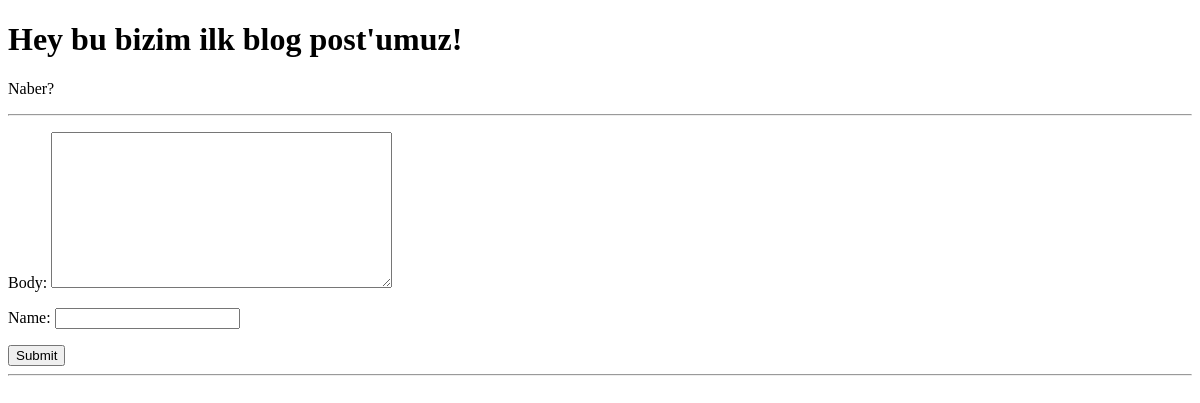
The app's page /posts/1/, older data.
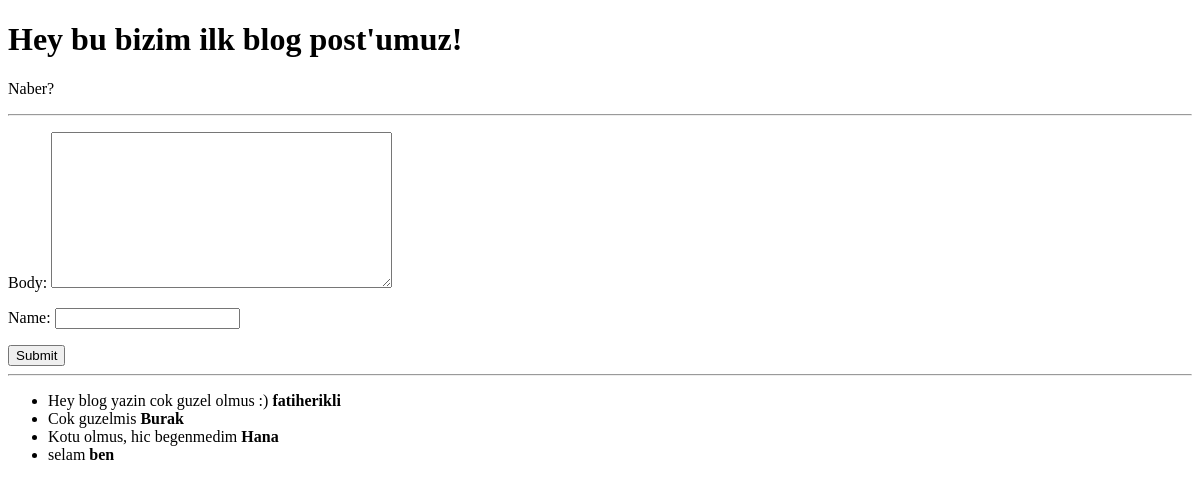
The same page, newer data.
### blog/models.py (models this page shows, shortened)
class Post(models.Model):
    title = models.CharField(max_length=100)
    body = models.TextField()
    is_published = models.BooleanField()

class Comment(models.Model):
    body = models.TextField()
    name = models.CharField(max_length=255)
    date_creation = models.DateTimeField(auto_now_add=True)
    post = models.ForeignKey(Post, related_name="comments")

### blog/views.py (the view)
# urls.py: url(r'^posts/(?P<id>[0-9]+)/$', post_detail, name="post_detail"),
def post_detail(request, id):
	post = get_object_or_404(Post, id=id)
	comments = post.comments.all()
	form = CommentForm()
	if request.method == 'POST':
		form = CommentForm(request.POST)
		if form.is_valid():
			form.instance.post_id = id
			form.save()
			return redirect('/posts/%s' %id)
	return render(request, 'detail.html', {
		'post': post,
		'comments': comments,
		'form': form,
	})

### blog/forms.py
class CommentForm(ModelForm):
	class Meta:
		model = Comment
		fields = ('body', 'name')

### blog/templates/detail.html (shortened to what this page needs)
<!DOCTYPE html>
<html>
<head>
</head>
<body>
<h1>{{ post.title }}</h1>
<p>{{ post.body }}</p>
<hr />
	<form action="" method="post">
		{{ form.as_p }}
		<input type="submit" value="Submit" />
	</form>
<hr/>
<ul>
	{% for comment in comments %}
	<li>{{comment.body}} <b>{{comment.name}}</b></li>
	{% endfor %}
</ul>
</body>
</html>

Row changes from the older to the newer data that the page shows:
added Comment: body "Hey blog yazin cok guzel olmus :)", name "fatiherikli"
added Comment: body "Cok guzelmis", name "Burak"
added Comment: body "Kotu olmus, hic begenmedim", name "Hana"
added Comment: body "selam", name "ben"
